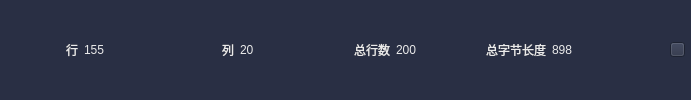
     <widget class="QWidget" name="main_wg_statusbar" native="true">
      <property name="sizePolicy">
       <sizepolicy hsizetype="Preferred" vsizetype="Fixed">
        <horstretch>0</horstretch>
        <verstretch>0</verstretch>
       </sizepolicy>
      </property>
      <property name="minimumSize">
       <size>
        <width>0</width>
        <height>21</height>
       </size>
      </property>
      <property name="styleSheet">
       <string notr="true">background-color:rgb(41, 47, 68)</string>
      </property>
      <layout class="QHBoxLayout" name="main_hl_statusbar">
       <property name="leftMargin">
        <number>6</number>
       </property>
       <property name="topMargin">
        <number>0</number>
       </property>
       <property name="rightMargin">
        <number>6</number>
       </property>
       <property name="bottomMargin">
        <number>0</number>
       </property>
       <item>
        <widget class="QLabel" name="label_16">
         <property name="sizePolicy">
          <sizepolicy hsizetype="Fixed" vsizetype="Fixed">
           <horstretch>72</horstretch>
           <verstretch>20</verstretch>
          </sizepolicy>
         </property>
         <property name="minimumSize">
          <size>
           <width>72</width>
           <height>20</height>
          </size>
         </property>
         <property name="maximumSize">
          <size>
           <width>72</width>
           <height>20</height>
          </size>
         </property>
         <property name="styleSheet">
          <string notr="true">font: 75 10pt &quot;微软雅黑&quot;;
color:rgb(234, 234, 234);</string>
         </property>
         <property name="text">
          <string>行</string>
         </property>
         <property name="alignment">
          <set>Qt::AlignRight|Qt::AlignTrailing|Qt::AlignVCenter</set>
         </property>
        </widget>
       </item>
       <item>
        <widget class="QLabel" name="main_status_1row">
         <property name="sizePolicy">
          <sizepolicy hsizetype="Fixed" vsizetype="Fixed">
           <horstretch>72</horstretch>
           <verstretch>20</verstretch>
          </sizepolicy>
         </property>
         <property name="minimumSize">
          <size>
           <width>72</width>
           <height>20</height>
          </size>
         </property>
         <property name="maximumSize">
          <size>
           <width>72</width>
           <height>20</height>
          </size>
         </property>
         <property name="styleSheet">
          <string notr="true">font: 75 10pt &quot;微软雅黑&quot;;
color:rgb(234, 234, 234);</string>
         </property>
         <property name="text">
          <string>155</string>
         </property>
        </widget>
       </item>
       <item>
        <widget class="QLabel" name="label_18">
         <property name="sizePolicy">
          <sizepolicy hsizetype="Fixed" vsizetype="Fixed">
           <horstretch>72</horstretch>
           <verstretch>20</verstretch>
          </sizepolicy>
         </property>
         <property name="minimumSize">
          <size>
           <width>72</width>
           <height>20</height>
          </size>
         </property>
         <property name="maximumSize">
          <size>
           <width>72</width>
           <height>20</height>
          </size>
         </property>
         <property name="styleSheet">
          <string notr="true">font: 75 10pt &quot;微软雅黑&quot;;
color:rgb(234, 234, 234);</string>
         </property>
         <property name="text">
          <string>列</string>
         </property>
         <property name="alignment">
          <set>Qt::AlignRight|Qt::AlignTrailing|Qt::AlignVCenter</set>
         </property>
        </widget>
       </item>
       <item>
        <widget class="QLabel" name="main_status_2col">
         <property name="sizePolicy">
          <sizepolicy hsizetype="Fixed" vsizetype="Fixed">
           <horstretch>72</horstretch>
           <verstretch>20</verstretch>
          </sizepolicy>
         </property>
         <property name="minimumSize">
          <size>
           <width>72</width>
           <height>20</height>
          </size>
         </property>
         <property name="maximumSize">
          <size>
           <width>72</width>
           <height>20</height>
          </size>
         </property>
         <property name="styleSheet">
          <string notr="true">font: 75 10pt &quot;微软雅黑&quot;;
color:rgb(234, 234, 234);</string>
         </property>
         <property name="text">
          <string>20</string>
         </property>
        </widget>
       </item>
       <item>
        <widget class="QLabel" name="label_20">
         <property name="sizePolicy">
          <sizepolicy hsizetype="Fixed" vsizetype="Fixed">
           <horstretch>72</horstretch>
           <verstretch>20</verstretch>
          </sizepolicy>
         </property>
         <property name="minimumSize">
          <size>
           <width>72</width>
           <height>20</height>
          </size>
         </property>
         <property name="maximumSize">
          <size>
           <width>72</width>
           <height>20</height>
          </size>
         </property>
         <property name="styleSheet">
          <string notr="true">font: 75 10pt &quot;微软雅黑&quot;;
color:rgb(234, 234, 234);</string>
         </property>
         <property name="text">
          <string>总行数</string>
         </property>
         <property name="alignment">
          <set>Qt::AlignRight|Qt::AlignTrailing|Qt::AlignVCenter</set>
         </property>
        </widget>
       </item>
       <item>
        <widget class="QLabel" name="main_status_3total_row">
         <property name="sizePolicy">
          <sizepolicy hsizetype="Fixed" vsizetype="Fixed">
           <horstretch>72</horstretch>
           <verstretch>21</verstretch>
          </sizepolicy>
         </property>
         <property name="minimumSize">
          <size>
           <width>72</width>
           <height>20</height>
          </size>
         </property>
         <property name="maximumSize">
          <size>
           <width>72</width>
           <height>20</height>
          </size>
         </property>
         <property name="styleSheet">
          <string notr="true">font: 75 10pt &quot;微软雅黑&quot;;
color:rgb(234, 234, 234);</string>
         </property>
         <property name="text">
          <string>200</string>
         </property>
        </widget>
       </item>
       <item>
        <widget class="QLabel" name="label_22">
         <property name="sizePolicy">
          <sizepolicy hsizetype="Fixed" vsizetype="Fixed">
           <horstretch>72</horstretch>
           <verstretch>20</verstretch>
          </sizepolicy>
         </property>
         <property name="minimumSize">
          <size>
           <width>72</width>
           <height>20</height>
          </size>
         </property>
         <property name="maximumSize">
          <size>
           <width>72</width>
           <height>20</height>
          </size>
         </property>
         <property name="styleSheet">
          <string notr="true">font: 75 10pt &quot;微软雅黑&quot;;
color:rgb(234, 234, 234);</string>
         </property>
         <property name="text">
          <string>总字节长度</string>
         </property>
         <property name="alignment">
          <set>Qt::AlignRight|Qt::AlignTrailing|Qt::AlignVCenter</set>
         </property>
        </widget>
       </item>
       <item>
        <widget class="QLabel" name="main_status_4total_bytes">
         <property name="sizePolicy">
          <sizepolicy hsizetype="Fixed" vsizetype="Fixed">
           <horstretch>72</horstretch>
           <verstretch>20</verstretch>
          </sizepolicy>
         </property>
         <property name="minimumSize">
          <size>
           <width>72</width>
           <height>20</height>
          </size>
         </property>
         <property name="maximumSize">
          <size>
           <width>72</width>
           <height>20</height>
          </size>
         </property>
         <property name="styleSheet">
          <string notr="true">font: 75 10pt &quot;微软雅黑&quot;;
color:rgb(234, 234, 234);</string>
         </property>
         <property name="text">
          <string>898</string>
         </property>
        </widget>
       </item>
       <item>
        <spacer name="horizontalSpacer_10">
         <property name="orientation">
          <enum>Qt::Horizontal</enum>
         </property>
         <property name="sizeHint" stdset="0">
          <size>
           <width>40</width>
           <height>20</height>
          </size>
         </property>
        </spacer>
       </item>
       <item>
        <widget class="QPushButton" name="main_result_bt_show">
         <property name="sizePolicy">
          <sizepolicy hsizetype="Fixed" vsizetype="Fixed">
           <horstretch>0</horstretch>
           <verstretch>0</verstretch>
          </sizepolicy>
         </property>
         <property name="minimumSize">
          <size>
           <width>15</width>
           <height>15</height>
          </size>
         </property>
         <property name="maximumSize">
          <size>
           <width>15</width>
           <height>15</height>
          </size>
         </property>
         <property name="styleSheet">
          <string notr="true">QPushButton{border-image:url(:/img/app_up.png)}
QPushButton:hover{border-image: url(:/img/app_up_hover.png)}
QPushButton:pressed{border-image: url(:/img/app_up.png)}</string>
         </property>
         <property name="text">
          <string/>
         </property>
        </widget>
       </item>
      </layout>
     </widget>
